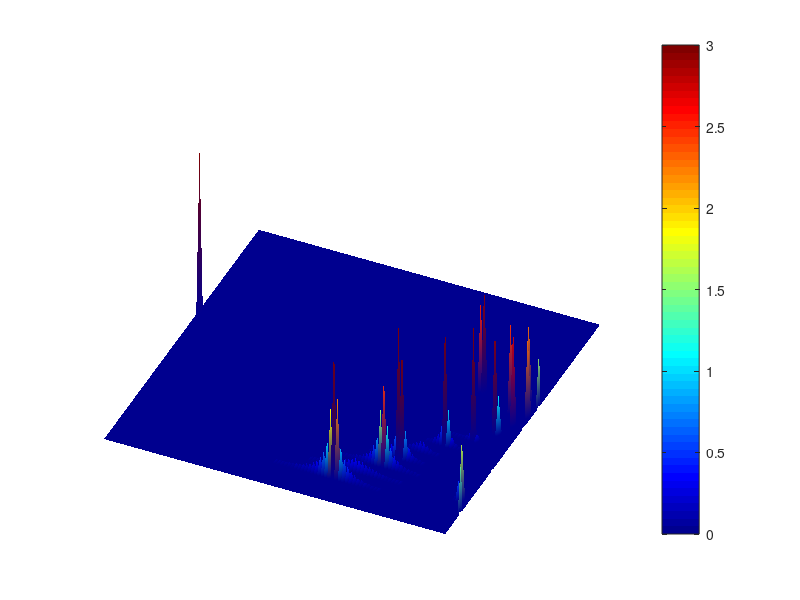

MATLAB code for this plot: (Note: this script raises an error after producing the figure.)
%close all
%addpath(genpath('/home/djoroya/Documentos/GitHub/DyCon-toolbox'))
%% 
% Read the data from the external file data.txt

fid= fopen('data_Nx20Nt100_mintime_UP.txt','r');
C = fscanf(fid,'%f',Inf);
T = C(1);                                        
Nx = C(2);
Nt = C(3);
y = C(4:(Nt+1)*Nx+3); 
u = C((Nt+1)*Nx+4:end);
fclose(fid);                          

%% 
% Reshape the state y and the control u into two Nx times Nt+1 matrices
y = reshape(y,Nx,Nt+1);
u = reshape(u,Nx,Nt+1);

%%
% Recover the control for controllability to trajectories

xline = linspace(-1,1,Nx);
dt = T/Nt;
tline = 0:dt:T;

a = -0.3; b = 0.8;
control = (xline>=a).*(xline<=b);
B = diag(control);

utarget = y*0+1;
v = u+B*utarget;

%% 
% For visibility reasons in the plots, set to zero the values of the
% control below the tolerance 10^(-5)
w = v;
w(w<=1e-5) = 0;

%% 
% Again for visibility reasons, generate from w a new control on a refined
% mesh, bot in space an time. 

k = 5;
xlineREF = linspace(-1,1,k*Nx);
p = 2;
tlineREF = linspace(0,T,p*Nt);

W1 = zeros(k*Nx,Nt+1);
for i = 1:Nx
    if mod(k*i,k) == 0
        W1(k*i,:) = k*w(i,1:end);
    end
end

W2 = zeros(k*Nx,p*Nt);
for j = 1:Nt
    if mod(p*j,p) == 0
       W2(:,p*j) = p*W1(:,j);
    end
end

%%
% Plot of the refined control W2. For attenuating the difference between
% the high and low picks and improving the visibility, the plot is done in 
% logaritmic scale.

figure1 = figure;
axes1 = axes('Parent',figure1);
surf(xlineREF,tlineREF,log10(1+W2)')
caxis([0,3])
shading interp
colormap jet
colorbar
box off
view(axes1,[114.4 51.2]);
xlim([xlineREF(1) xlineREF(end)])
ylim([tlineREF(1) tlineREF(end)])
set(gca,'visible','off')
cbh = colorbar('peer',axes1);
zticks([])
cbh.Ticks = linspace(0,3,5) ; 
cbh.TickLabels = ({'0','8.3\cdot 10^3','1.7\cdot 10^4','2.5\cdot 10^4','3.3\cdot 10^4'});
cbh.FontSize = 24;
cbh.Location = 'southoutside';
set(gcf, 'Units', 'Normalized', 'OuterPosition', [0, 0.04, 1, 0.96])
a = get(gca,'XTickLabel');
set(gca,'XTickLabel',a,'fontsize',24)

%%
A = -FEFractionalLaplacian(0.8,1,k*Nx);
a = -0.3; b = 0.8;
B = BInterior(xlineREF,a,b);
idyn = pde('A',A,'B',B);
idyn.Solver = @euleri;
idyn.MassMatrix = massmatrix(xlineREF);
idyn.FinalTime = T;
idyn.Nt = p*Nt;
idyn.mesh = xlineREF;

YTref = interp1(xline,YT(end,:),xlineREF);
solve(idyn,'Control',W2')

%%
A = -FEFractionalLaplacian(0.8,1,Nx);
idyn = pde('A',A,'B',B);
idyn.Solver = @euleri;
idyn.MassMatrix = massmatrix(xline);
idyn.FinalTime = T;
idyn.Nt = 101;
idyn.mesh = xline;

%%
idynTarget = copy(idyn);
idynTarget.InitialCondition = 6*cos(0.5*pi*xline');

U0 = 1+ zeros(idyn.Nt,idyn.Udim);
[~ ,YT]  = solve(idynTarget,'Control',U0);

%%
Y = (y' + YT);

idyn.InitialCondition = Y(1,:);
idyn.StateVector.Numeric = Y;
idyn.Control.Numeric = v';

%%
solve(idyn,'Control',v');
animation(idyn,  ...
               'xx',0.01,       ...
           'Target',YT(end,:),  ...
      'YLimControl',[0 5000],   ...
    'ControlShadow',true,       ...
    'InitCondition',idyn.StateVector.Numeric(1,:))

%%
error('sdsa')
Y(Y<0) = 0;
u(u<0) = 0;
[tt,xx] = ndgrid(idyn.tspan,xline);

[ttt,xxx] = ndgrid(linspace(0,T,200),linspace(-1,1,400));

Fy = griddedInterpolant(tt,xx,Y,'spline')
Fu = griddedInterpolant(tt,xx,u','spline')

%%
Ynew = Fy(ttt,xxx); Ynew(Ynew<0) = 0; 
Unew = Fu(ttt,xxx); Unew(Unew<0) = 0; 
idyn.mesh = linspace(-1,1,400);
idyn.Nt = 200;
idyn.InitialCondition = Ynew(1,:);
idyn.StateVector.Numeric = Ynew;
idyn.Control.Numeric = Unew;
idyn.B = BInterior( linspace(-1,1,400),-1,1);
idyn.A = -FEFractionalLaplacian(0.8,1,400);
idyn.MassMatrix = massmatrix(idyn.mesh);

%%
solve(idyn,'Control',Unew);
animation(idyn,     'xx', 0.01,                              ...
                'Target', YT(end,:),   ...
           'YLimControl', [0 5000],                          ...
                  'YLim', [0 5],                             ...
         'ControlShadow', true,                              ...
         'InitCondition', idyn.StateVector.Numeric(1,:))

%%
colzeros = zeros(200,1);
Ynewzeros = [colzeros Ynew colzeros];
Unewzeros = [colzeros Unew colzeros];

close all
subplot(1,2,1)
surf(Ynew)
shading interp
colormap jet
caxis([0 30])
subplot(1,2,2)
surf(Unew)
caxis([0 500])

shading interp
colormap jet

%%

function M = massmatrix(mesh)
    N = length(mesh);
    dx = mesh(2)-mesh(1);
    M = 2/3*eye(N);
    for i=2:N-1
        M(i,i+1)=1/6;
        M(i,i-1)=1/6;
    end
    M(1,2)=1/6;
    M(N,N-1)=1/6;
            
    M=dx*sparse(M);
end
